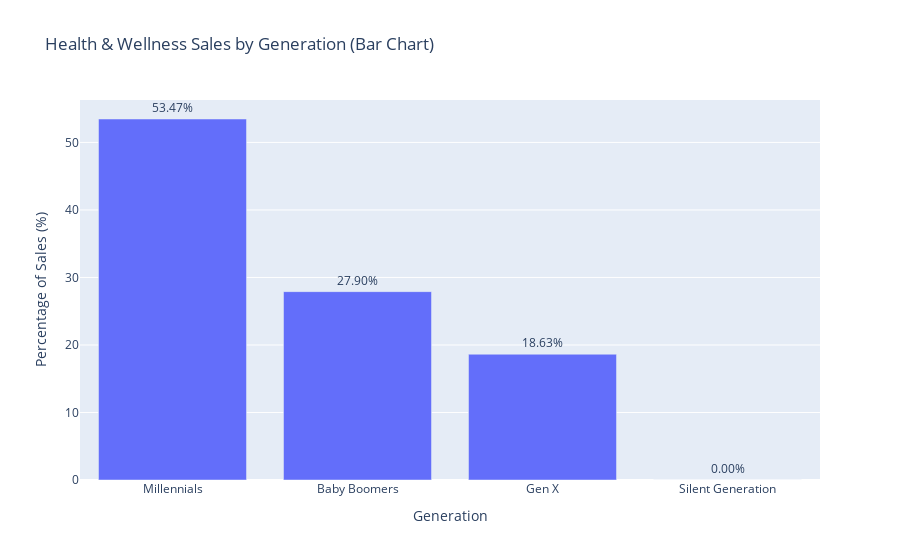

The notebook cell this image was saved under:
### Code cell
# Data for the generation health and wellness sales
result_df = pd.DataFrame({
    'Generation': ['Millennials', 'Baby Boomers', 'Gen X', 'Silent Generation'],
    'Percentage_Health_Wellness_Sales': [53.47, 27.90, 18.63, 0.0013]
})


# Create 100% stacked bar chart
result_df['Total'] = result_df['Percentage_Health_Wellness_Sales']  # A trick to use for 100% stacked
stacked_bar_chart = px.bar(result_df, x='Generation', y='Total',
                           title='100% Stacked Bar Chart - Health & Wellness Sales by Generation',
                           labels={'Total': 'Percentage of Sales (%)', 'Generation': 'Generation'},
                           text='Total')

# Create treemap chart
treemap_chart = px.treemap(result_df, path=['Generation'], values='Percentage_Health_Wellness_Sales',
                           title='Treemap - Health & Wellness Sales by Generation')

# Create donut chart (pie chart with a hole)
donut_chart = px.pie(result_df, names='Generation', values='Percentage_Health_Wellness_Sales', hole=0.4,
                     title='Donut Chart - Health & Wellness Sales by Generation')


# Display all charts
bar_chart.show()
treemap_chart.show()
donut_chart.show()

### Figure 1 — Plotly figure (JSON) as saved in the notebook; plotly's stock layout.template omitted (floating-point values rounded to 4 significant figures)
{"data": [{"alignmentgroup": "True", "hovertemplate": "Generation=%{x}<br>Percentage of Sales (%)=%{text}<extra></extra>", "legendgroup": "", "marker": {"color": "#636efa", "pattern": {"shape": ""}}, "name": "", "offsetgroup": "", "orientation": "v", "showlegend": false, "text": [53.47, 27.9, 18.63, 0.0013], "textposition": "outside", "texttemplate": "%{text:.2f}%", "type": "bar", "x": ["Millennials", "Baby Boomers", "Gen X", "Silent Generation"], "xaxis": "x", "y": [53.47, 27.9, 18.63, 0.0013], "yaxis": "y"}], "layout": {"autosize": true, "barmode": "relative", "legend": {"tracegroupgap": 0}, "title": {"text": "Health & Wellness Sales by Generation (Bar Chart)"}, "xaxis": {"anchor": "y", "autorange": true, "domain": [0, 1], "range": [-0.5, 3.5], "title": {"text": "Generation"}, "type": "category"}, "yaxis": {"anchor": "x", "autorange": true, "domain": [0, 1], "range": [0, 56.28], "title": {"text": "Percentage of Sales (%)"}, "type": "linear"}}}
